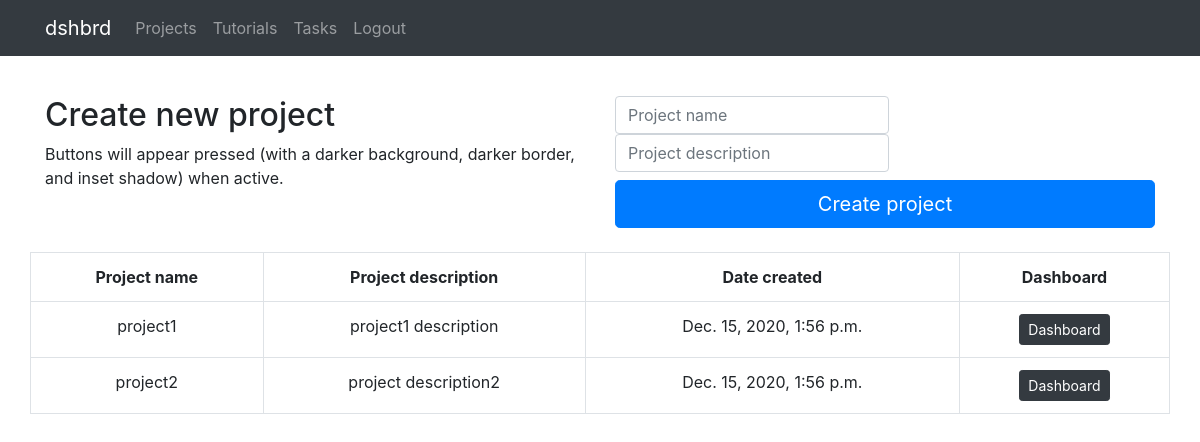
The app's page / (signed in) with its own data.
### dashboard/models.py (models this page shows, shortened)
class Project(models.Model):
    project_name = models.CharField(max_length=30,null=True)
    project_description = models.CharField(max_length=200,null=True)
    project_date_created = models.DateTimeField(auto_now_add=True)

### dashboard/views.py (the view)
# urls.py: path('', views.projects,name='homepage'),
@login_required
def homepage(request):
    projects = Project.objects.all()
    project_form = ProjectForm()
    if request.method == 'POST':
        project_form = ProjectForm(request.POST)
        if project_form.is_valid():
            project_form.save()
            print(request.POST['project_name'])
            return redirect('homepage')
    context = {'projects':projects,'project_form':project_form}
    print(request.user.username)
    return render(request,'dashboard/homepage.html',context)

### dashboard/forms.py
class ProjectForm(ModelForm):
    project_name = forms.CharField(widget=forms.TextInput(attrs={
        'class':'form-control',
        'placeholder':'Project name'
    }))
    project_description = forms.CharField(widget=forms.TextInput(attrs={
        'class':'form-control',
        'placeholder':'Project description'
    }))
    class Meta:
        model = Project
        fields = ('project_name','project_description')

### dashboard/templates/dashboard/homepage.html (shortened to what this page needs)
{%extends 'dashboard/main.html'%}
{% block content%}
{%include 'dashboard/navbar.html'%}
<div class="container">
   <br>
   <br>
   <br>
   <br>
   <div class ="row">
       <div class="col-sm">
        <h2>Create new project   </h2>
        <p>Buttons will appear pressed (with a darker background, darker border, and inset shadow) when active.
        </p>
       </div>
       <div class="col-sm">
            <div class="form-inline">
                <form method="POST">
                    {{project_form.project_name}}
                    {{project_form.project_description}}
                    <button class ="mt-2 btn btn-primary btn-lg btn-block">Create project</button>
                </form>
            </div>
        </div>
    </div>
    <br>
    <div class="row">
        <table class="table table-bordered text-center">
            <tr>
                <th>Project name</th>
                <th>Project description</th>
                <th>Date created</th>
                <th>Dashboard</th>
            </tr>
            {%for project in projects%}
            <tr>
                <td>{{project.project_name}}</td>
                <td>{{project.project_description}}</td>
                <td>{{project.project_date_created}}</td>
                <td><a href="{%url 'project_dashboard' project.id %}" class="btn btn-sm btn-dark">Dashboard</a></td>
            </tr>
            {%endfor%}
        </table>
    </div>
</div>
<br>
<br>
{%endblock%}

### records on screen
Project: project_name "project1", project_description "project1 description", project_date_created "Dec. 15, 2020, 1:56 p.m."
Project: project_name "project2", project_description "project description2", project_date_created "Dec. 15, 2020, 1:56 p.m."
